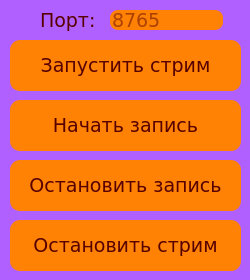
<?xml version="1.0" encoding="UTF-8"?>
<ui version="4.0">
 <class>Dialog</class>
 <widget class="QDialog" name="Dialog">
  <property name="geometry">
   <rect>
    <x>0</x>
    <y>0</y>
    <width>250</width>
    <height>280</height>
   </rect>
  </property>
  <property name="windowTitle">
   <string>WebStream</string>
  </property>
  <property name="styleSheet">
   <string notr="true">background-color: rgb(176, 96, 255);</string>
  </property>
  <widget class="QPushButton" name="startwebserverbutton">
   <property name="geometry">
    <rect>
     <x>10</x>
     <y>40</y>
     <width>231</width>
     <height>51</height>
    </rect>
   </property>
   <property name="font">
    <font>
     <family>Verdana</family>
     <pointsize>14</pointsize>
    </font>
   </property>
   <property name="styleSheet">
    <string notr="true">background-color: rgb(255, 130, 5);
border-radius: 10px;
color: rgb(87, 0, 0);</string>
   </property>
   <property name="text">
    <string>Запустить стрим</string>
   </property>
  </widget>
  <widget class="QPushButton" name="stopwebserverbutton">
   <property name="geometry">
    <rect>
     <x>10</x>
     <y>220</y>
     <width>231</width>
     <height>51</height>
    </rect>
   </property>
   <property name="font">
    <font>
     <family>Verdana</family>
     <pointsize>14</pointsize>
    </font>
   </property>
   <property name="styleSheet">
    <string notr="true">background-color: rgb(255, 130, 5);
border-radius: 10px;
color: rgb(87, 0, 0);</string>
   </property>
   <property name="text">
    <string>Остановить стрим</string>
   </property>
  </widget>
  <widget class="QLabel" name="label">
   <property name="geometry">
    <rect>
     <x>40</x>
     <y>10</y>
     <width>61</width>
     <height>21</height>
    </rect>
   </property>
   <property name="font">
    <font>
     <family>Verdana</family>
     <pointsize>14</pointsize>
    </font>
   </property>
   <property name="styleSheet">
    <string notr="true">color: rgb(87, 0, 0);</string>
   </property>
   <property name="text">
    <string>Порт:</string>
   </property>
  </widget>
  <widget class="QLineEdit" name="lineEdit">
   <property name="geometry">
    <rect>
     <x>110</x>
     <y>10</y>
     <width>113</width>
     <height>20</height>
    </rect>
   </property>
   <property name="font">
    <font>
     <family>Verdana</family>
     <pointsize>14</pointsize>
    </font>
   </property>
   <property name="styleSheet">
    <string notr="true">background-color: rgb(255, 130, 5);
border-radius: 8px;
color: rgb(87, 0, 0);</string>
   </property>
   <property name="placeholderText">
    <string>8765</string>
   </property>
  </widget>
  <widget class="QPushButton" name="startrecordbutton">
   <property name="geometry">
    <rect>
     <x>10</x>
     <y>100</y>
     <width>231</width>
     <height>51</height>
    </rect>
   </property>
   <property name="font">
    <font>
     <family>Verdana</family>
     <pointsize>14</pointsize>
    </font>
   </property>
   <property name="styleSheet">
    <string notr="true">background-color: rgb(255, 130, 5);
border-radius: 10px;
color: rgb(87, 0, 0);</string>
   </property>
   <property name="text">
    <string>Начать запись</string>
   </property>
  </widget>
  <widget class="QPushButton" name="stoprecordbutton">
   <property name="geometry">
    <rect>
     <x>10</x>
     <y>160</y>
     <width>231</width>
     <height>51</height>
    </rect>
   </property>
   <property name="font">
    <font>
     <family>Verdana</family>
     <pointsize>14</pointsize>
    </font>
   </property>
   <property name="styleSheet">
    <string notr="true">background-color: rgb(255, 130, 5);
border-radius: 10px;
color: rgb(87, 0, 0);</string>
   </property>
   <property name="text">
    <string>Остановить запись</string>
   </property>
  </widget>
 </widget>
 <resources/>
 <connections/>
</ui>
